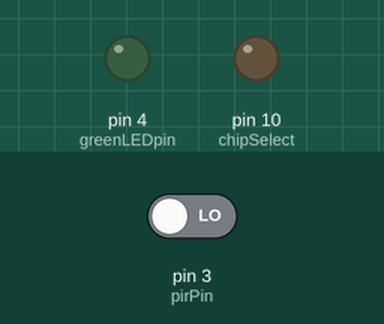
The sketch below on a simulated Arduino Uno, built with avr-gcc and run on an emulated ATmega328P. On the bench: output pins drawn as LEDs (lit = HIGH). Inputs (shaded band) come from the test bench; at power-on: pin 3 (pirPin) LOW. Sleep ends after the set time or at an interrupt; storage starts empty.

Above: at 0.1 s.
Timing chart, 0 to 3.5 s (numbered marks = the images above):
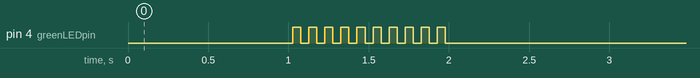

The sketch:

pir_datalogger.ino
```cpp
/* ARDUINO MOTION LOGGER
   ---------------------
   This code has two modes, one for logging, and one for setting the clock
   To set the time:
     - uncomment `set_rtc_time_from_compile();`
     - upload and boot once until you see a steady flash on the green led
     - avoid resetting until you re-comment out the code as it will set the clock to the time you compiled.

	By Kevin Alford. github.com/zeroeth
*/

#include "SD.h"
#include <Wire.h>
#include "RTClib.h"
#include <avr/interrupt.h>
#include <avr/power.h>
#include <avr/sleep.h>

#define greenLEDpin 4

#define pirPin 3
#define interruptNumber 1 //for pin 3
#define chipSelect 10

RTC_DS1307 RTC;
File logfile;
char filename[] = "LOGGER00.CSV";
int last_pir_value = LOW;
int current_pir_value;
DateTime now;
bool should_sleep = false;
char logger_buffer[512] = {0};


void setup() {

  pin_io_modes();

  initialize_sd_and_open_log();

  initialize_rtc_clock();

  // ENABLE to set time once
  // set_rtc_time_from_compile();

  sensor_started_alert();

  setup_sleep();

  go_to_sleep();
}


/* SETUP ********************************/

void pin_io_modes() {
  pinMode(pirPin, INPUT);
  digitalWrite(pirPin, LOW);

  delay(1000);

  pinMode(greenLEDpin, OUTPUT);

  digitalWrite(greenLEDpin, LOW);

  pinMode(chipSelect, OUTPUT);
}


void initialize_sd_and_open_log() {
  SD.begin(chipSelect);

  logfile = SD.open(filename, FILE_WRITE);
  if(!logfile) {
    sdcard_error_alert();
  }
}


void initialize_rtc_clock() {
  Wire.begin();
  if (!RTC.begin()) {
    rtc_error_alert();
  }
}


void set_rtc_time_from_compile() {
  RTC.adjust(DateTime(__DATE__, __TIME__));

  /*
    Serial.begin(9600);
    while (!Serial) {
      ; // wait for serial port to connect. Needed for Leonardo only
    }

    Serial.println("RTC Sync:");

    Serial.println(__DATE__);
    Serial.println(__TIME__);
    Serial.println(__FILE__);

    Serial.println(DateTime(__DATE__, __TIME__).unixtime());

    delay(5000); // rtc warmup
    now = RTC.now();
    Serial.println(now.unixtime());
    Serial.println("---------");
  */

  time_set_alert();
}


/* MAIN LOOP ****************************/

void loop() {
  current_pir_value = digitalRead(pirPin);

  if(current_pir_value != last_pir_value) {

    now = RTC.now();

    if(current_pir_value == HIGH) {
      // digitalWrite(greenLEDpin, HIGH); // save power

      sprintf(logger_buffer, "HIGH %lu", (unsigned long)now.unixtime());
    }
    else {
      // digitalWrite(greenLEDpin, LOW); // save power

      sprintf(logger_buffer, "LOW %lu", (unsigned long)now.unixtime());

      should_sleep = true;
    }

    logfile = SD.open(filename, FILE_WRITE);
    logfile.println(logger_buffer);
    logfile.close();
  }

  last_pir_value = current_pir_value;

  if(should_sleep) {
    go_to_sleep();
  }
}


/* ALERTS *******************************/
// continuous slow with 2 quick blinks = SD card error
// continuous 1 second with 4 quick blinks = rtc error
// continuous 100 ms blink = time set mode
// 2 seconds of quick blink = ready to go

void time_set_alert() {
  digitalWrite (greenLEDpin, HIGH);

  delay(500);

  for(;;)
  {
    digitalWrite (greenLEDpin, LOW);

    delay(100);

    digitalWrite (greenLEDpin, HIGH);

    delay(100);
  }
}


void rtc_error_alert() {
  digitalWrite (greenLEDpin, HIGH);

  delay(500);

  for(;;)
  {
    digitalWrite (greenLEDpin, LOW);

    delay(100);

    digitalWrite (greenLEDpin, HIGH);

    delay(100);

    digitalWrite (greenLEDpin, LOW);

    delay(100);

    digitalWrite (greenLEDpin, HIGH);

    delay(100);

    digitalWrite (greenLEDpin, LOW);

    delay(100);

    digitalWrite (greenLEDpin, HIGH);

    delay(100);

    digitalWrite (greenLEDpin, LOW);

    delay(100);

    digitalWrite (greenLEDpin, HIGH);

    delay(100);

    digitalWrite (greenLEDpin, LOW);

    delay(1000);

    digitalWrite (greenLEDpin, HIGH);

    delay(1000);
  }
}


void sdcard_error_alert() {
  digitalWrite (greenLEDpin, HIGH);

  delay(500);

  for(;;)
  {
    digitalWrite (greenLEDpin, LOW);

    delay(50);

    digitalWrite (greenLEDpin, HIGH);

    delay(50);

    digitalWrite (greenLEDpin, LOW);

    delay(2000);

    digitalWrite (greenLEDpin, HIGH);

    delay(2000);
  }
}


void sensor_started_alert() {
  for (int alert_count = 0; alert_count < 10; alert_count++)
  {
    digitalWrite (greenLEDpin, HIGH);

    delay(50);

    digitalWrite (greenLEDpin, LOW);

    delay(50);
  }

}


/* INTERRUPT ROUTINE FOR PIR SENSOR *****/

void setup_sleep() {
}

void go_to_sleep() {
  // FIXME this doesnt kick in till first log
  should_sleep = false;

  attachInterrupt(interruptNumber, pinInterrupt, HIGH);
  set_sleep_mode(SLEEP_MODE_IDLE);
  sleep_enable();

  sleep_mode();
  sleep_disable();
}


void pinInterrupt(void) {
  detachInterrupt(interruptNumber);
}
```
